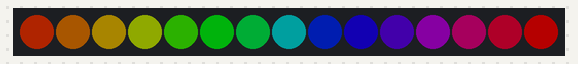
This sketch was run on a simulated Arduino Uno, built with avr-gcc and run on an emulated ATmega328P. Shown: 15 RGB LEDs in strip order, left to right. Dim RGB values are drawn brighter than linear.

Above: at 3.01 s.
At 6.95 s:
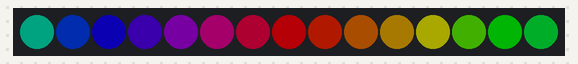
At 11.43 s:
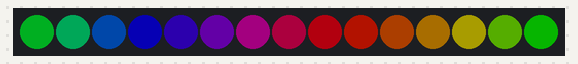
At 19.92 s:
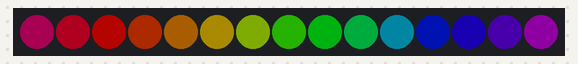
At 29.86 s:
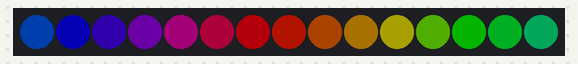
At 39.8 s:
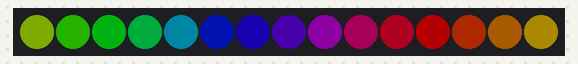

The sketch:

LEDS_Rainbow.ino
```cpp
#include <FastLED.h>

#define LED_PIN     2
#define NUM_LEDS    15
#define BRIGHTNESS  64
#define LED_TYPE    WS2812B
#define COLOR_ORDER GRB
CRGB leds[NUM_LEDS];

byte hue = 0;

void setup() {
  delay( 3000 ); // power-up safety delay
  FastLED.addLeds<LED_TYPE, LED_PIN, COLOR_ORDER>(leds, NUM_LEDS).setCorrection( TypicalLEDStrip );
  FastLED.setBrightness(BRIGHTNESS);
}


void loop()
{
  hue = hue + 17;

  for( int i = 0; i < NUM_LEDS; i++) {
    leds[i] = CHSV( hue + i*17, 255, 255);
  }

  FastLED.show();
  delay(75);
}
```
